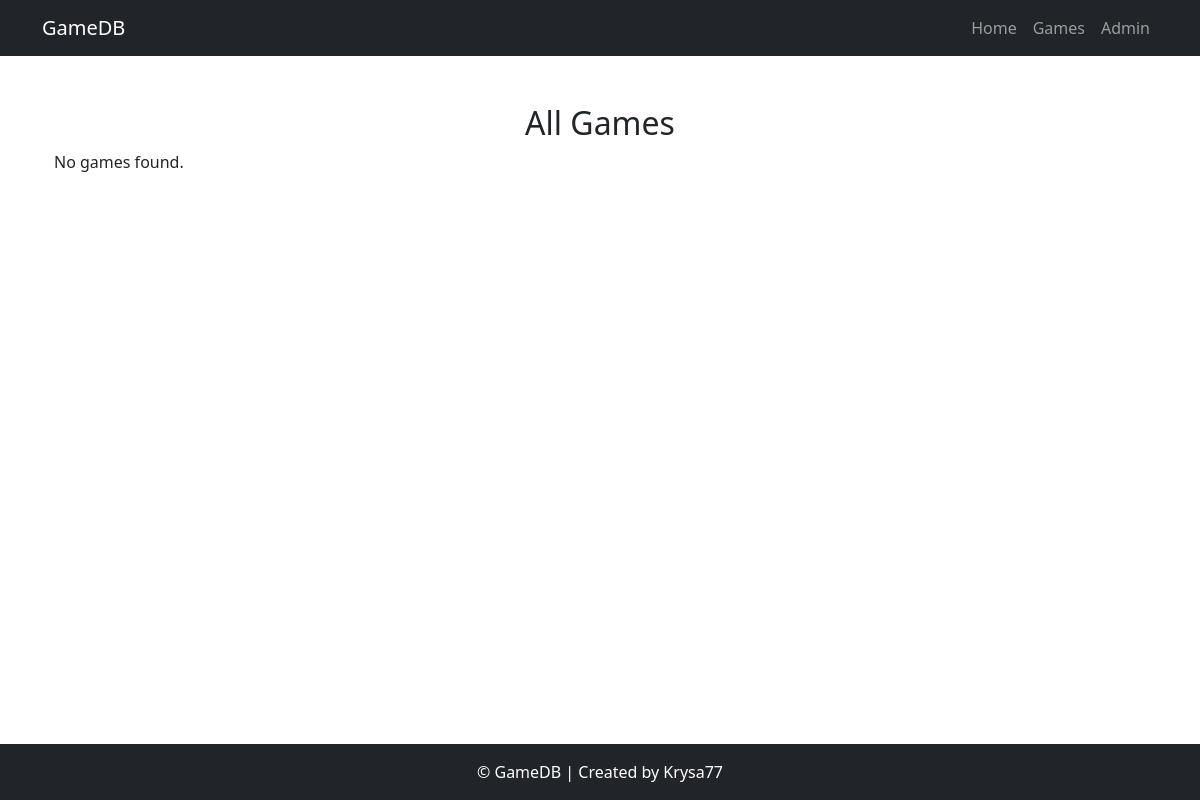
The app's page /games/, older data.
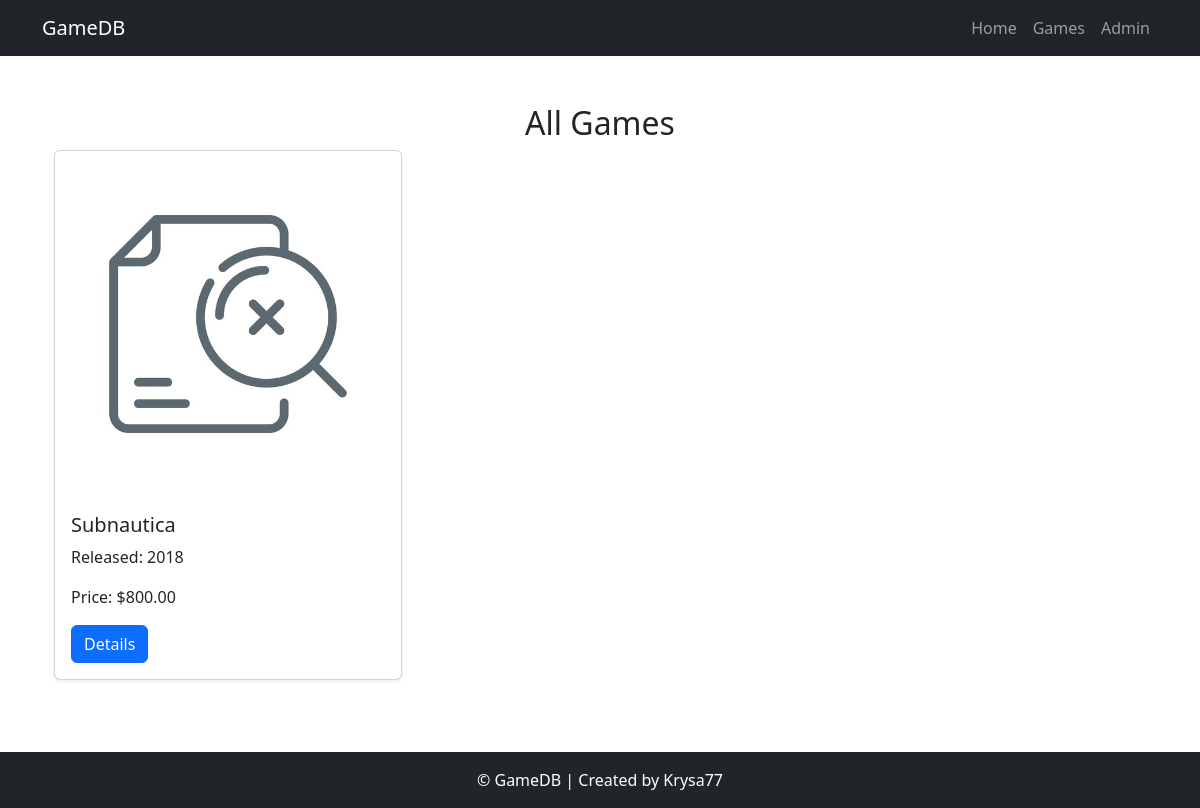
The same page, newer data.
### database/models.py (models this page shows, shortened)
class Game(models.Model):
    title = models.CharField(max_length=100, verbose_name="Game name")
    release_year = models.IntegerField(
        validators=[MinValueValidator(1970), MaxValueValidator(2100)],
        verbose_name="Release year"
    )
    price = models.DecimalField(max_digits=6, decimal_places=2, verbose_name="Price")
    platforms = models.ManyToManyField('Platform', verbose_name="Platforms")
    genres = models.ManyToManyField('Genre', verbose_name="Genres")
    description = models.TextField(blank=True, verbose_name="Description")
    photo = models.ImageField(
        upload_to='game_photos/',
        blank=True,
        null=True,
        verbose_name="Game Photo"
    )
    owner = models.ForeignKey(
        'Player',
        on_delete=models.CASCADE,
        related_name='games',
        verbose_name="Owner",
        blank=True,
        null=True,
    )
    class Meta:
        verbose_name = "Game"
        verbose_name_plural = "Games"
        ordering = ['title']

### database/views.py (the view)
# urls.py: path('games/', views.game_list, name="game_list"),
def game_list(request):
    games = Game.objects.all()
    return render(request, "database/game_list.html", {"games": games})

### database/templates/database/game_list.html
{% extends "database/base.html" %}
{% load static %}
{% block content %}
<div class="container mt-5">
  <h2 class="text-center">All Games</h2>
  <div class="row">
    {% for game in games %}
      <div class="col-md-4 mb-4">
        <div class="card h-100 shadow-sm">
          <a href="{% url 'game_detail' game.id %}">
            {% if game.photo %}
              <img src="{{ game.photo.url }}" class="card-img-top" alt="{{ game.title }}" width="300" height="200">
            {% else %}
              <img src="{% static 'game_photos/default.jpg' %}" class="card-img-top" alt="No image">
            {% endif %}
          </a>
          <div class="card-body">
            <h5 class="card-title">{{ game.title }}</h5>
            <p class="card-text">Released: {{ game.release_year }}</p>
            <p class="card-text">Price: ${{ game.price }}</p>
            <a href="{% url 'game_detail' game.id %}" class="btn btn-primary">Details</a>
          </div>
        </div>
      </div>
    {% empty %}
      <p>No games found.</p>
    {% endfor %}
  </div>
</div>
{% endblock %}

Row changes from the older to the newer data that the page shows:
added Game: title "Subnautica", release_year "2018", price "800.00"
Text that changed along with them:
text no longer shown: "No games found."
